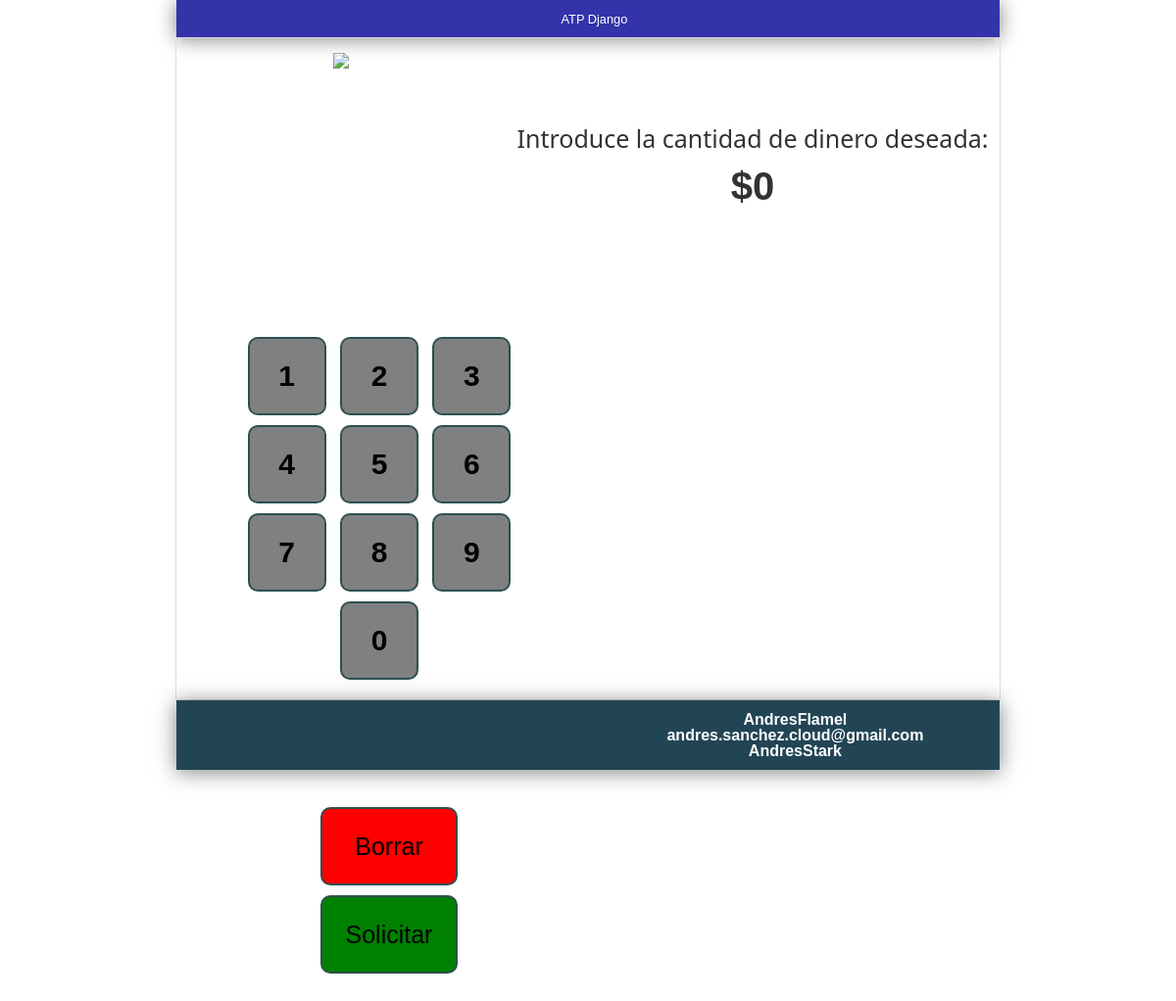
Before: /atp/ with the older database file.
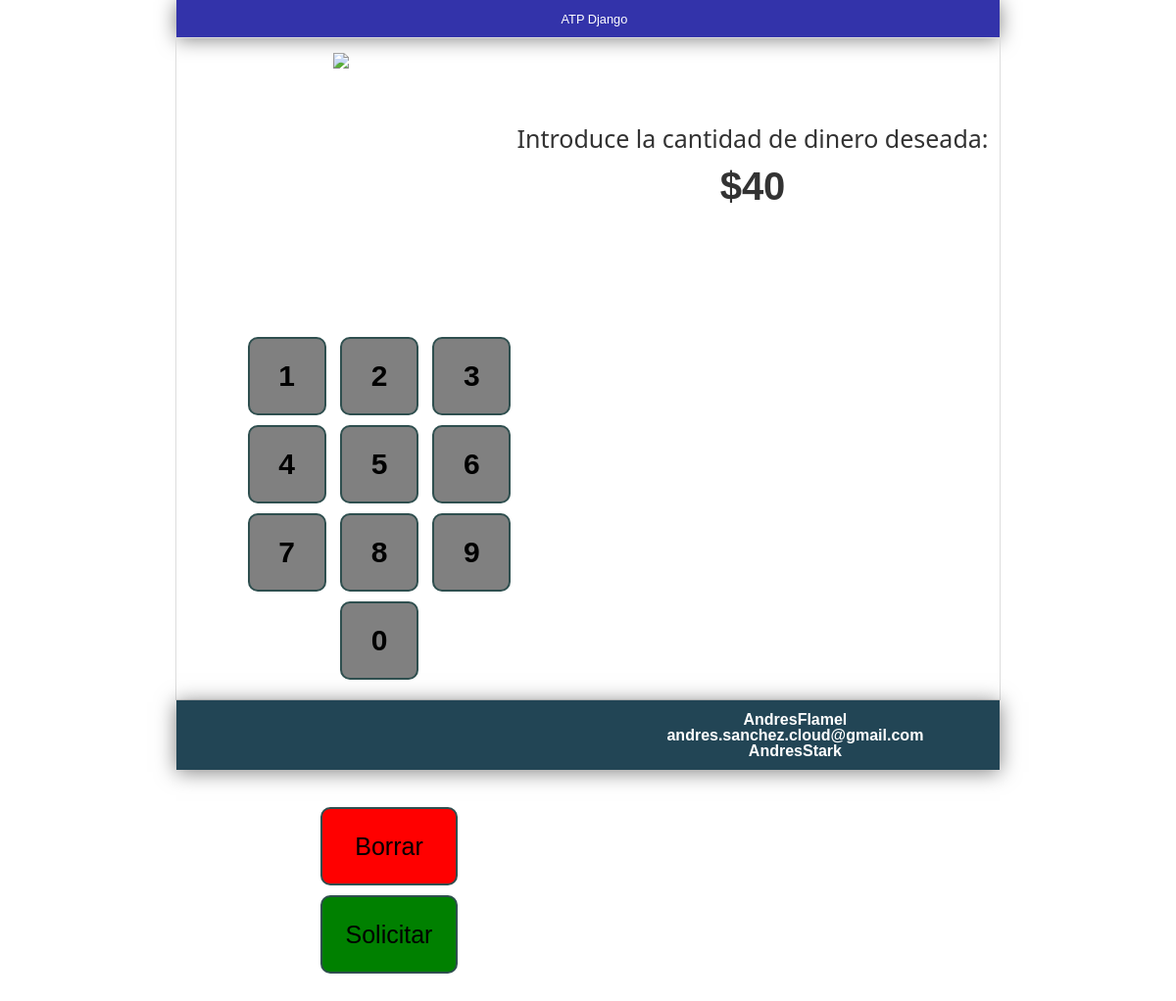
After: the same page with the newer database file.
### atp/models.py (models this page shows)
class Transaction(models.Model):
    amount = models.IntegerField(default=0)
    status = models.CharField(max_length=100, default="Good")
    message = models.CharField(max_length=100, default="Todo está OK")
    requested_bills = []
    def __str__(self):
        return str(self.amount)

### atp/views.py (the view)
# urls.py: path("", views.IndexView.as_view(), name="index"),
class IndexView(generic.ListView):
    template_name: str = 'atp/index.html'
    context_object_name = 'current_number'
    def get_queryset(self):
        transaction = Transaction.objects.get(id=1)
        if transaction.status == "On going":
            return transaction
        else:
            return 0

### atp/templates/atp/index.html (shortened to what this page needs)
{% load static %}
<!DOCTYPE html>
<html lang="en">
<head>
    <link rel="stylesheet" href="{% static 'atp/reset.css' %}">
    <link rel="stylesheet" href="{% static 'atp/style.css' %}">
</head>
<body>
    <header class="header">
        <span class="tagline">ATP Django</span>
    </header>
    <main class="container">
        <section class="section-user-display">
            <figure class="atp-image">
                <img src="{% static 'atp/images/cajero.gif' %}">
            </figure>
            <div class="money-tag">
                <p>Introduce la cantidad de dinero deseada:</p>
                <br>
                <span>$</span><span id="digital_number" name="digital_number">{{ current_number }}</span>
                <br>
            </div>
        </section>
        <section class="section-forms">
            <form class="atp-buttons" id="atp-numbers">
                <input type="button" value="1" name="number-1" id="number-1">
                <input type="button" value="2" name="number-2" id="number-2">
                <input type="button" value="3" name="number-3" id="number-3">
                <br>
                <input type="button" value="4" name="number-4" id="number-4">
                <input type="button" value="5" name="number-5" id="number-5">
                <input type="button" value="6" name="number-6" id="number-6">
                <br>
                <input type="button" value="7" name="number-7" id="number-7">
                <input type="button" value="8" name="number-8" id="number-8">
                <input type="button" value="9" name="number-9" id="number-9">
                <br>
                <input type="button" value="0" name="number-0" id="number-0">
            </form>
            <form action="{% url 'atp:request' %}" method='POST' class="atp-buttons" id="atp-delete-submit">
                <input type="button" value="Borrar" id="delete" name="delete">
                <input type="submit" value="Solicitar" id="submit" name="submit">
            </form>
        </section>
    </main>
    <footer class="footer">
        <span>AndresFlamel</span>
        <span>andres.sanchez.cloud@gmail.com</span>
        <span>AndresStark</span>
    </footer>
</body>
</html>

### atp/static/atp/style.css (style rules this page uses)
body { color: #333; text-align: center; font-family: Arial; font-size: 16px; margin: 0; padding: 0; }
.header { background: #33A; box-shadow: 0px 2px 20px 0px rgba(0,0,0,0.5); color: white; font-weight: bold; margin: 0px 15%; padding: 0.7em; }
.header .tagline { padding: 0 0 0 1em; font-weight: normal; font-size: 0.8em; }
.container { width: 70%; padding: 0; text-align: center; border: 1px solid #DDD; margin: 0 auto; }
.section-user-display { height: 300px; display: block; }
.section-user-display .atp-image { width: 40%; padding: 15px 0; float: left; }
.money-tag { display: inline-block; text-align: center; padding: 60px 0; margin: 30px 0; width: 60%; }
.money-tag p { font-family: 'Segoe UI', Tahoma, Geneva, Verdana, sans-serif; font-size: 25px; }
.money-tag span { font-family: Arial, Helvetica, sans-serif; font-weight: bold; font-size: 40px; }
.section-forms { height: 375px; display: block; text-align: center; }
.atp-buttons { width: 35%; padding: 0 60px; float: left; }
.atp-buttons input { height: 80px; width: 80px; margin: 5px; border: 2px solid darkslategrey; background-color: gray; border-radius: 10px; font-size: 30px; font-weight: bold; }
#atp-delete-submit { padding: 120px 70px; }
#atp-delete-submit input { width: 140px; font-size: 25px; font-weight: normal; }
#atp-delete-submit #delete { background-color: red; }
#atp-delete-submit #submit { background-color: green; }
.footer { background: #224555; box-shadow: 0px 2px 20px 0px rgba(0,0,0,0.5); color: white; font-weight: bold; margin: 0px 15%; padding: 0.7em; }
.footer span { padding: 0 20px; }

Changed rows visible on the page:
now on this page (row edited): Transaction: amount "40"
Other visible differences:
{{ current_number }}: "0" → (not shown)
